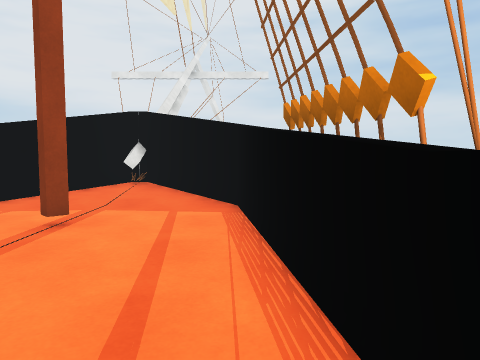
View 1 (above)

16 first-person views from a walk through a 3-D level made in the Unity game engine. The camera is 1.3 m above the floor, tilts 4° down and sees 70° across. The floor is counted in squares, 1 m on a side. Each view is taken from the middle of a square. On the plan, view 1 faces up. The plan holds only what a view shows up to about 15 squares ahead; the rest is blank. The place goes on beyond the plan. The player is left out. Surface patterns are stand-ins for the level's own textures.

View 2
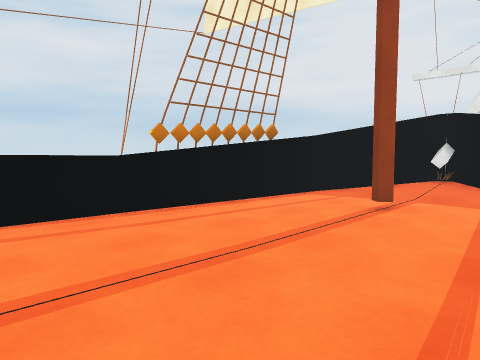

View 3
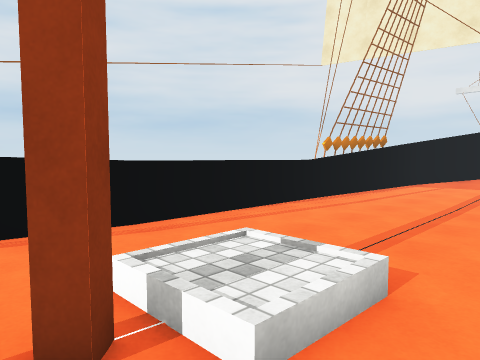

View 4
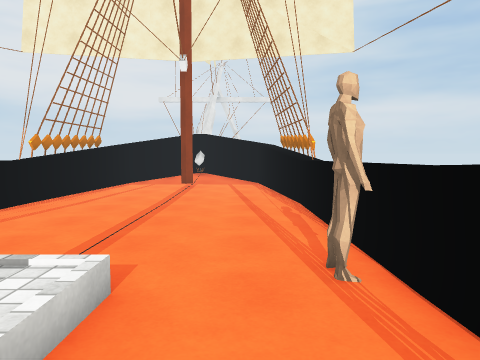

View 5
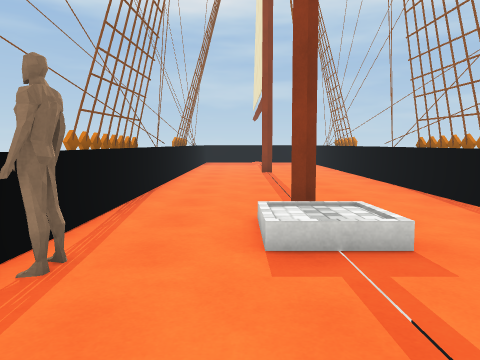

View 6
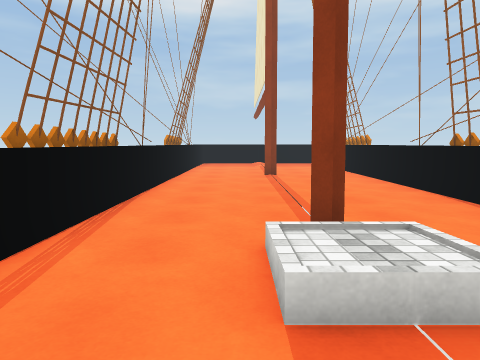

View 7
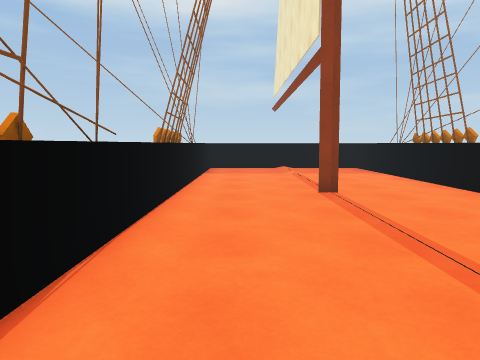

View 8
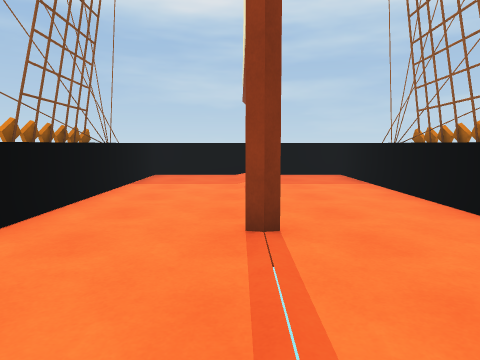

View 9
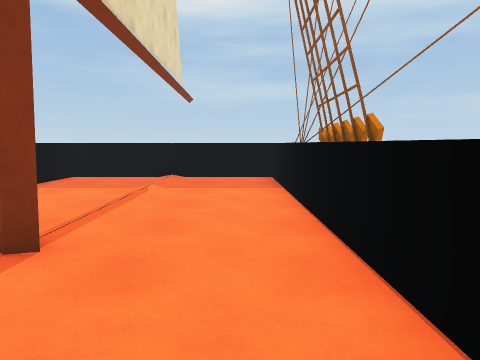

View 10
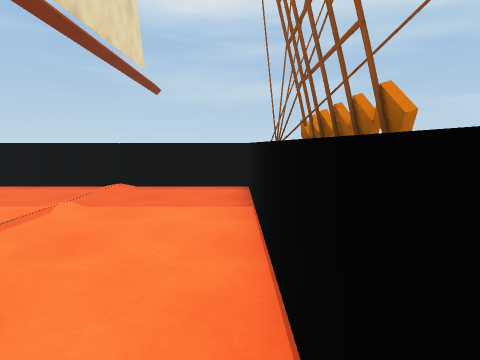

View 11
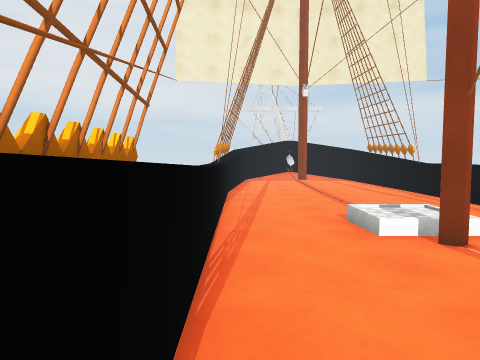

View 12
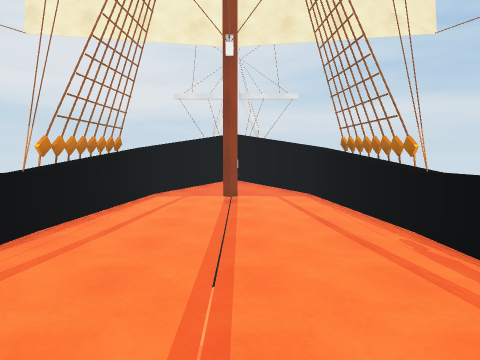

View 13
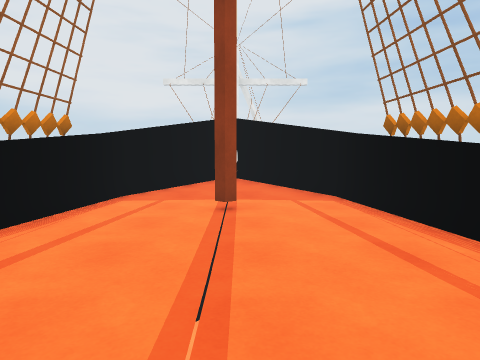

View 14
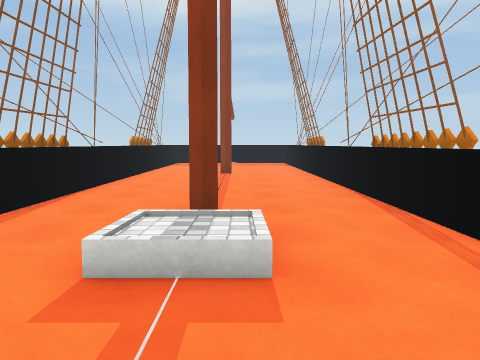

View 15
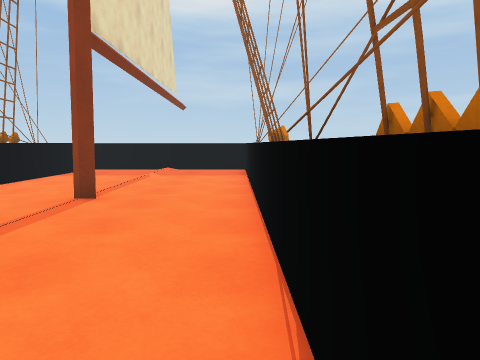

View 16
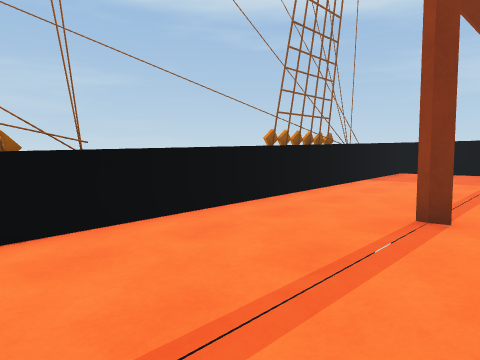

### Floor plan
Key: @ floor where view 1 was taken; # wall or solid block; x gap in a wall; . main floor; : floor 0.25 m higher than the main floor; + floor 0.5 m higher than the main floor; * floor 0.75 m higher than the main floor; ^ raised ledge; v drop or lower ground.
Columns run from 9 left of view 1 to 2 right of it. Each row starts with its distance up from view 1.
 11    v####
 10   v##::##
  9   ##::::##
  8   #......#
  7   #......#
  6  ##...#..##
  5  ##.......#
  4  ##.......#v
  3  ^........^x
  2 v#........#v
  1 v^........^^
  0 v^.......@^
 -1  ^........^
 -2  ^........^
 -3  ^........^
 -4  ^........^
 -5  ^........^
 -6  ^...::...^
 -7  #...::...^
 -8  ^....#...^
 -9 v^::::::::^#
-10 v^::::::::^#
-11 v^::::::::##
-12 v#::::::::##
-13  #::::::::##
-14  #::::::::#
-15  ^::::::::^
-16  ^++++++++^
-17  #++++++++^
-18  ^++++#+++^
-19  ^++++++++^
-20  ##+++++++^v
-21  ##+++++++^v
-22  ##+++++++#v
-23  ##*******#
-24  ##*******#
-25   ^*******^
-26   ^*******^
-27   ^*******^
-28   ^^^^^^^^^

Positions as (right, up) in squares from view 1, and headings:
1: (0, 0), facing up
2: (0, -2), facing up-left
3: (-1, -9), facing up-left
4: (-1, -9), facing up
5: (-2, -1), facing down
6: (-2, -3), facing down
7: (-1, -9), facing down
8: (-3, -13), facing down
9: (-6, -14), facing down
10: (-7, -17), facing down
11: (-7, -14), facing up
12: (-3, -6), facing up
13: (-3, -2), facing up
14: (-4, -2), facing down
15: (-7, -10), facing down
16: (-5, -12), facing down-right
